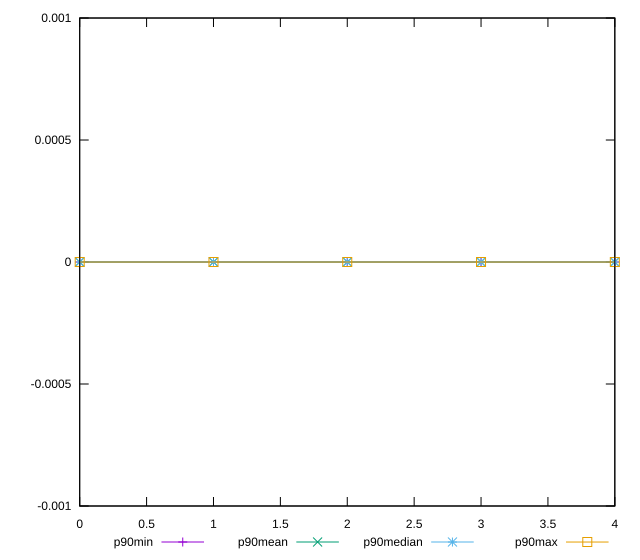

This chart was generated by the following gnuplot code:
reset

$p90Min <<EOF
0 0
1 0
2 0
3 0
4 0
EOF

$p90Mean <<EOF
0 3.188938474987151e-18
1 3.631846596513143e-18
2 7.706601314552286e-18
3 6.791257863398567e-18
4 7.293220401128025e-18
EOF

$p90Median <<EOF
0 0
1 0
2 0
3 0
4 0
EOF

$p90Max <<EOF
0 1.6653345369377347e-17
1 1.6653345369377347e-17
2 2.7755575615628914e-17
3 4.4408920985006264e-17
4 3.053113317719181e-17
EOF

set key outside below
set xrange [0:4]
set yrange [-0.001:0.0010000000000000445]
set trange [-0.001:0.0010000000000000445]
set terminal svg size 640, 560 enhanced background rgb 'white'
set output "report_00015_2021-02-09T16-11-33.973Z/meta/score-difference/progression/value.svg"

plot $p90Min title "p90min" with linespoints, \
     $p90Mean title "p90mean" with linespoints, \
     $p90Median title "p90median" with linespoints, \
     $p90Max title "p90max" with linespoints

reset
